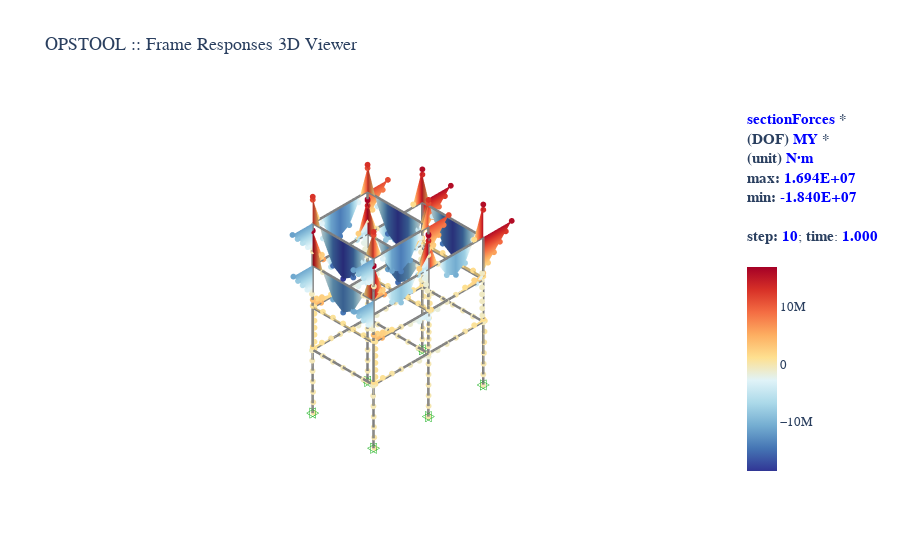

Notebook code cell kept with this figure:
### Code cell
opsvis.set_plot_props(point_size=2.0)
opsvis.set_plot_colors(frame="gray")

fig = opsvis.plot_frame_responses(
    odb_tag=1,
    slides=False,
    step="absMax",
    resp_type="sectionForces",
    resp_dof="My",
    unit_symbol="N·m",
    scale=3.0,
    show_values=True,  # hover to show values
    line_width=5,
    show_bc=True,
    bc_scale=2,
    style="surface",
    opacity=1.0,
)
# fig.show(renderer="jupyterlab")
# fig.show(renderer="notebook")
# fig.show(renderer="browser")
fig.show()  # for auto
# fig.write_html("**.html")

### Figure 1 — Plotly figure (JSON) as saved in the notebook; plotly's stock layout.template omitted (floating-point values rounded to 4 significant figures; data arrays with more than 128 entries replaced by an {"elided": "..."} marker saying what was removed)
{"data": [{"cmax": 16939612, "cmin": -18398492, "coloraxis": "coloraxis", "hoverinfo": "skip", "i": {"elided": "656 int values"}, "intensity": {"elided": "1312 float values"}, "j": {"elided": "656 int values"}, "k": {"elided": "656 int values"}, "opacity": 1, "text": {"elided": "1312 float values"}, "type": "mesh3d", "x": {"elided": "1312 float values"}, "y": {"elided": "1312 float values"}, "z": {"elided": "1312 float values"}}, {"customdata": {"elided": "329 float values"}, "hovertemplate": "<b>%{customdata:.4E}</b>", "marker": {"cmax": 16939612, "cmin": -18398492, "color": {"elided": "329 float values"}, "coloraxis": "coloraxis", "size": 2}, "mode": "markers", "name": "sectionForces", "type": "scatter3d", "x": {"elided": "329 float values"}, "y": {"elided": "329 float values"}, "z": {"elided": "329 float values"}}, {"connectgaps": false, "hoverinfo": "skip", "line": {"color": "gray", "width": 5}, "mode": "lines", "name": "Frame", "type": "scatter3d", "x": {"elided": "141 int values"}, "y": {"elided": "141 int values"}, "z": {"elided": "141 int values"}}, {"connectgaps": false, "hoverinfo": "skip", "line": {"color": "#15b01a", "width": 1}, "mode": "lines", "name": "BC", "type": "scatter3d", "x": [4500, 4500, 4500, 4500, 4500, null, 4253.0, 4747.0, 4747.0, 4253.0, 4253.0, null, 4253.0, 4747.0, 4747.0, 4253.0, 4253.0, null, 4500, 4500, 4500, 4500, 4500, null, 4253.0, 4747.0, 4747.0, 4253.0, 4253.0, null, 4253.0, 4747.0, 4747.0, 4253.0, 4253.0, null, 0, 0, 0, 0, 0, null, -246.7, 246.7, 246.7, -246.7, -246.7, null, -246.7, 246.7, 246.7, -246.7, -246.7, null, 0, 0, 0, 0, 0, null, -246.7, 246.7, 246.7, -246.7, -246.7, null, -246.7, 246.7, 246.7, -246.7, -246.7, null, 9000, 9000, 9000, 9000, 9000, null, 8753.0, 9247.0, 9247.0, 8753.0, 8753.0, null, 8753.0, 9247.0, 9247.0, 8753.0, 8753.0, null, 9000, 9000, 9000, 9000, 9000, null, 8753.0, 9247.0, 9247.0, 8753.0, 8753.0, null, 8753.0, 9247.0, 9247.0, 8753.0, 8753.0, null], "y": [-246.7, 246.7, 246.7, -246.7, -246.7, null, 0, 0, 0, 0, 0, null, -246.7, -246.7, 246.7, 246.7, -246.7, null, 4753.0, 5247.0, 5247.0, 4753.0, 4753.0, null, 5000, 5000, 5000, 5000, 5000, null, 4753.0, 4753.0, 5247.0, 5247.0, 4753.0, null, -246.7, 246.7, 246.7, -246.7, -246.7, null, 0, 0, 0, 0, 0, null, -246.7, -246.7, 246.7, 246.7, -246.7, null, 4753.0, 5247.0, 5247.0, 4753.0, 4753.0, null, 5000, 5000, 5000, 5000, 5000, null, 4753.0, 4753.0, 5247.0, 5247.0, 4753.0, null, -246.7, 246.7, 246.7, -246.7, -246.7, null, 0, 0, 0, 0, 0, null, -246.7, -246.7, 246.7, 246.7, -246.7, null, 4753.0, 5247.0, 5247.0, 4753.0, 4753.0, null, 5000, 5000, 5000, 5000, 5000, null, 4753.0, 4753.0, 5247.0, 5247.0, 4753.0, null], "z": [-246.7, -246.7, 246.7, 246.7, -246.7, null, -246.7, -246.7, 246.7, 246.7, -246.7, null, 0, 0, 0, 0, 0, null, -246.7, -246.7, 246.7, 246.7, -246.7, null, -246.7, -246.7, 246.7, 246.7, -246.7, null, 0, 0, 0, 0, 0, null, -246.7, -246.7, 246.7, 246.7, -246.7, null, -246.7, -246.7, 246.7, 246.7, -246.7, null, 0, 0, 0, 0, 0, null, -246.7, -246.7, 246.7, 246.7, -246.7, null, -246.7, -246.7, 246.7, 246.7, -246.7, null, 0, 0, 0, 0, 0, null, -246.7, -246.7, 246.7, 246.7, -246.7, null, -246.7, -246.7, 246.7, 246.7, -246.7, null, 0, 0, 0, 0, 0, null, -246.7, -246.7, 246.7, 246.7, -246.7, null, -246.7, -246.7, 246.7, 246.7, -246.7, null, 0, 0, 0, 0, 0, null]}], "layout": {"autosize": true, "coloraxis": {"cmax": 16939612, "cmin": -18398492, "colorbar": {"tickfont": {"size": 13}, "title": {"font": {"size": 15}, "text": "<b><span style=\"color:blue; font-weight:bold\">sectionForces</span> *</b><br><b>(DOF) <span style=\"color:blue; font-weight:bold\">MY</span> *</b><br><b>(unit) <span style=\"color:blue; font-weight:bold\">N·m</span></b><br><b>max:</b> <span style=\"color:blue; font-weight:bold\">1.694E+07</span><br><b>min:</b> <span style=\"color:blue; font-weight:bold\">-1.840E+07</span><br><br><b>step:</b> <span style=\"color:blue; font-weight:bold\">10</span>; <b>time</b>: <span style=\"color:blue; font-weight:bold\">1.000</span><br> <br>"}}, "colorscale": [[0, "rgb(49,54,149)"], [0.1111, "rgb(69,117,180)"], [0.2222, "rgb(116,173,209)"], [0.3333, "rgb(171,217,233)"], [0.4444, "rgb(224,243,248)"], [0.5556, "rgb(254,224,144)"], [0.6667, "rgb(253,174,97)"], [0.7778, "rgb(244,109,67)"], [0.8889, "rgb(215,48,39)"], [1, "rgb(165,0,38)"]], "showscale": true}, "font": {"family": "Arial, sans-serif"}, "scene": {"aspectmode": "data", "aspectratio": {"x": 1, "y": 1, "z": 1}, "camera": {"eye": {"x": -3.5, "y": -3.5, "z": 3.5}, "projection": {"type": "orthographic"}}, "xaxis": {"showgrid": false, "visible": false, "zeroline": false}, "yaxis": {"showgrid": false, "visible": false, "zeroline": false}, "zaxis": {"showgrid": false, "visible": false, "zeroline": false}}, "showlegend": false, "title": {"font": {"size": 18}, "text": "OPSTOOL :: Frame Responses 3D Viewer</span></b><br><br>"}}}
